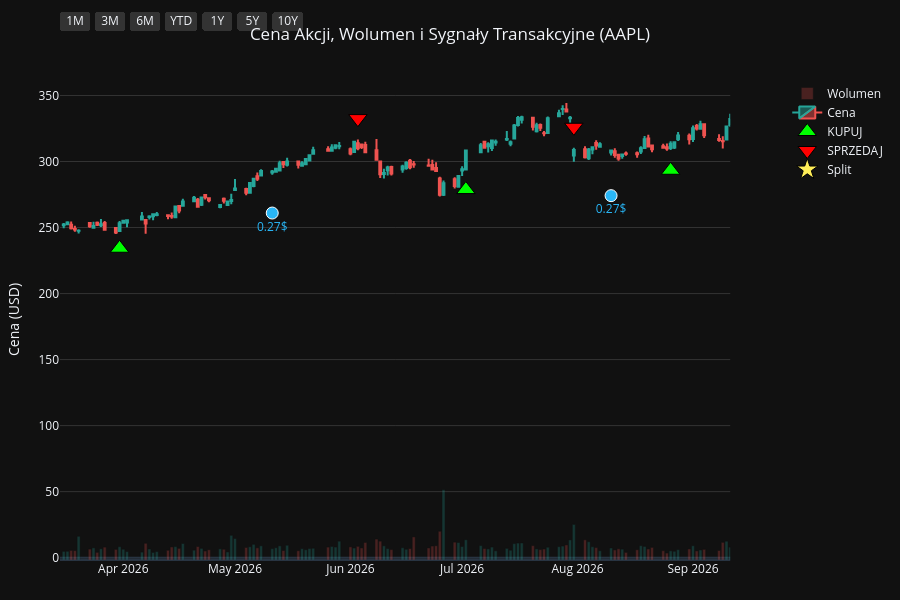
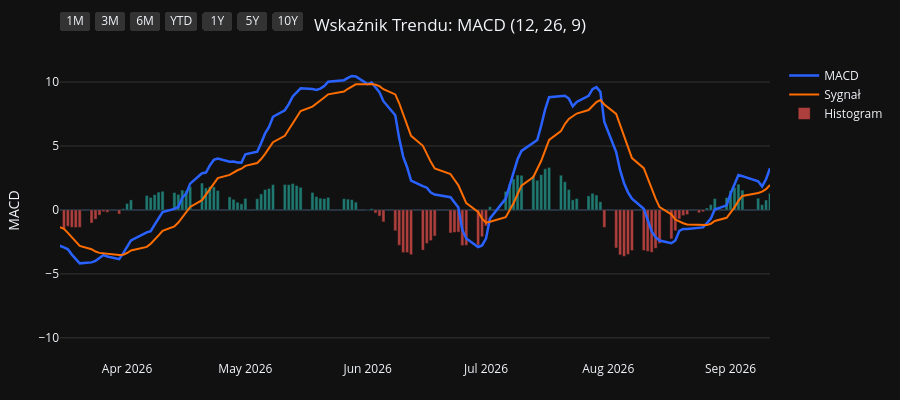
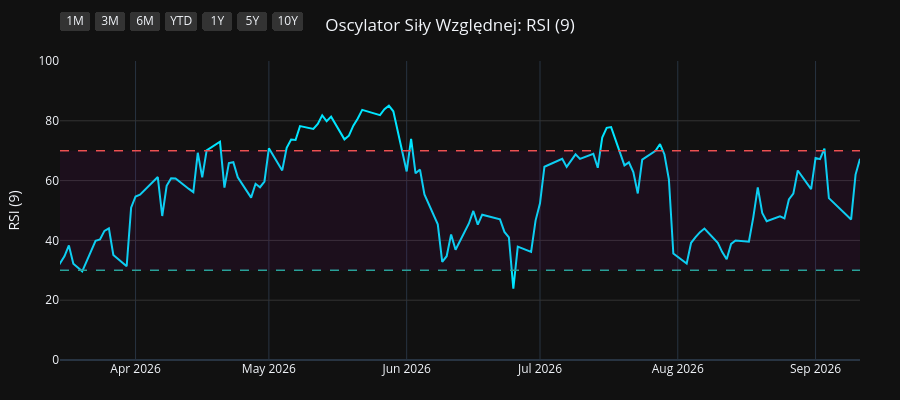
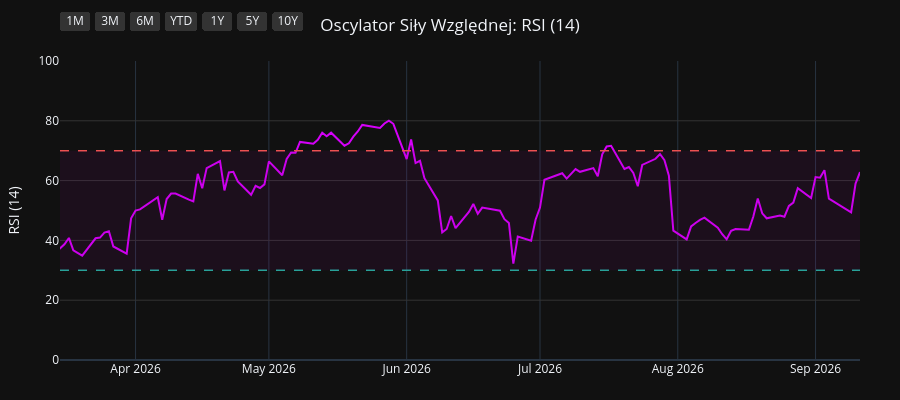

Notebook code cell kept with these figures, in order:
### Code cell
import os
import yfinance as yf
import pandas as pd
import pandas_ta as ta
import plotly.graph_objects as go
from plotly.subplots import make_subplots

# 1. Pobranie i przygotowanie danych
symbol = os.environ.get("STOCK_TICKER", "").strip().upper()
if not symbol:
    raise RuntimeError("Set STOCK_TICKER before running price_extractor.ipynb")
df = yf.Ticker(symbol).history(period="10y")
df.index = df.index.tz_localize(None)

# Wskaźniki i sygnały
df.ta.macd(fast=12, slow=26, signal=9, append=True)
df.ta.rsi(length=9, append=True)
df.ta.rsi(length=14, append=True)
df.ta.rsi(length=21, append=True)
df.dropna(inplace=True)

macd = df['MACD_12_26_9']
signal = df['MACDs_12_26_9']
wczorajszy_macd = macd.shift(1)
wczorajszy_signal = signal.shift(1)

df['Decyzja'] = 'BRAK'
df.loc[(macd > signal) & (wczorajszy_macd <= wczorajszy_signal), 'Decyzja'] = 'KUPUJ'
df.loc[(macd < signal) & (wczorajszy_macd >= wczorajszy_signal), 'Decyzja'] = 'SPRZEDAJ'

df_kupuj = df[df['Decyzja'] == 'KUPUJ']
df_sprzedaj = df[df['Decyzja'] == 'SPRZEDAJ']
df_dywidendy = df[df['Dividends'] > 0]
df_splity = df[df['Stock Splits'] > 0]

# Wspólna konfiguracja osi X
konfiguracja_osi_x = dict(
    type="date",
    showspikes=True, spikemode="across", spikesnap="cursor", spikedash="dot", spikecolor="#ffffff", spikethickness=1, hoverformat="%Y-%m-%d",
    rangeselector=dict(
        buttons=list([
            dict(count=1, label="1M", step="month", stepmode="backward"),
            dict(count=3, label="3M", step="month", stepmode="backward"),
            dict(count=6, label="6M", step="month", stepmode="backward"),
            dict(count=1, label="YTD", step="year", stepmode="todate"),
            dict(count=1, label="1Y", step="year", stepmode="backward"),
            dict(count=5, label="5Y", step="year", stepmode="backward"),
            dict(step="all", label="10Y")
        ]),
        bgcolor="#333333", activecolor="#2962ff", x=0, y=1.1
    )
)

# ==========================================
# WYKRES 1: CENA + WOLUMEN + SYGNAŁY
# ==========================================
fig1 = make_subplots(specs=[[{"secondary_y": True}]])

kolory_wolumenu = ['#26a69a' if row['Close'] >= row['Open'] else '#ef5350' for index, row in df.iterrows()]
fig1.add_trace(go.Bar(x=df.index, y=df['Volume'], marker_color=kolory_wolumenu, opacity=0.25, name='Wolumen'), secondary_y=True)
fig1.add_trace(go.Candlestick(x=df.index, open=df['Open'], high=df['High'], low=df['Low'], close=df['Close'], name='Cena', increasing_line_color='#26a69a', decreasing_line_color='#ef5350'), secondary_y=False)
fig1.add_trace(go.Scatter(x=df_kupuj.index, y=df_kupuj['Low'] * 0.95, customdata=df_kupuj[['Low', 'High']], mode='markers', marker=dict(symbol='triangle-up', size=16, color='#00ff00', line=dict(width=1, color='black')), name='KUPUJ', hovertemplate='KUPUJ<br>Najniższa: %{customdata[0]:.2f}<br>Najwyższa: %{customdata[1]:.2f}<extra></extra>'), secondary_y=False)
fig1.add_trace(go.Scatter(x=df_sprzedaj.index, y=df_sprzedaj['High'] * 1.05, customdata=df_sprzedaj[['Low', 'High']], mode='markers', marker=dict(symbol='triangle-down', size=16, color='#ff0000', line=dict(width=1, color='black')), name='SPRZEDAJ', hovertemplate='SPRZEDAJ<br>Najniższa: %{customdata[0]:.2f}<br>Najwyższa: %{customdata[1]:.2f}<extra></extra>'), secondary_y=False)

if not df_dywidendy.empty:
    fig1.add_trace(go.Scatter(x=df_dywidendy.index, y=df_dywidendy['Low'] * 0.90, mode='markers+text', marker=dict(symbol='circle', size=12, color='#29b6f6', line=dict(width=1, color='white')), text=df_dywidendy['Dividends'].apply(lambda x: f"{x}$"), textposition="bottom center", name='Dywidenda', showlegend=False, hovertemplate='Dywidenda: %{text}<extra></extra>', textfont=dict(color="#29b6f6")), secondary_y=False)
if not df_splity.empty:
                    fig1.add_trace(go.Scatter(x=df_splity.index, y=df_splity['High'], mode='markers+text', marker=dict(symbol='star', size=16, color='#ffee58', line=dict(width=1, color='black')), text=df_splity['Stock Splits'].apply(lambda x: f"{x:g}:1" if x >= 1 else f"1:{1 / x:g}"), textposition="top center", name='Split', hovertemplate='%{text}<extra></extra>', textfont=dict(color="#ffee58")), secondary_y=False)

fig1.update_layout(title=dict(text=f"Cena Akcji, Wolumen i Sygnały Transakcyjne ({symbol})", x=0.5, xanchor='center'), dragmode='pan', xaxis_rangeslider_visible=False, template='plotly_dark', height=600, hovermode='x unified', margin=dict(l=60, r=40, t=60, b=40))
fig1.update_xaxes(**konfiguracja_osi_x)
fig1.update_xaxes(range=[df.index.max() - pd.Timedelta(days=180), df.index.max()])
fig1.update_yaxes(title_text="Cena (USD)", secondary_y=False, gridcolor='#333333')
fig1.update_yaxes(range=[0, df['Volume'].max() * 4], showgrid=False, showticklabels=False, secondary_y=True)
fig1.show(config={'scrollZoom': True})

# ==========================================
# WYKRES 2: WSKAŹNIK MACD
# ==========================================
fig2 = go.Figure()
fig2.add_trace(go.Scatter(x=df.index, y=df['MACD_12_26_9'], line=dict(color='#2962ff', width=2.5), name='MACD'))
fig2.add_trace(go.Scatter(x=df.index, y=df['MACDs_12_26_9'], line=dict(color='#ff6d00', width=2), name='Sygnał'))
kolory_macd = ['#26a69a' if val >= 0 else '#ef5350' for val in df['MACDh_12_26_9']]
fig2.add_trace(go.Bar(x=df.index, y=df['MACDh_12_26_9'], marker_color=kolory_macd, name='Histogram', opacity=0.7))
fig2.update_layout(title=dict(text="Wskaźnik Trendu: MACD (12, 26, 9)", x=0.5, xanchor='center'), dragmode='pan', xaxis_rangeslider_visible=False, template='plotly_dark', height=400, hovermode='x unified', margin=dict(l=60, r=40, t=60, b=40))
fig2.update_xaxes(**konfiguracja_osi_x)
fig2.update_xaxes(range=[df.index.max() - pd.Timedelta(days=180), df.index.max()])
fig2.update_yaxes(title_text="MACD", gridcolor='#333333')
fig2.show(config={'scrollZoom': True})

# ==========================================
# WYKRES 3: OSCYLATOR RSI (9)
# ==========================================
fig3 = go.Figure()
fig3.add_trace(go.Scatter(x=df.index, y=df['RSI_9'], line=dict(color='#00e5ff', width=2), name='RSI (9)'))
fig3.add_hline(y=70, line_dash="dash", line_color="#ef5350", line_width=1.5)
fig3.add_hline(y=30, line_dash="dash", line_color="#26a69a", line_width=1.5)
fig3.add_hrect(y0=30, y1=70, line_width=0, fillcolor="purple", opacity=0.1)
fig3.update_layout(title=dict(text="Oscylator Siły Względnej: RSI (9)", x=0.5, xanchor='center'), dragmode='pan', xaxis_rangeslider_visible=False, template='plotly_dark', height=400, hovermode='x unified', margin=dict(l=60, r=40, t=60, b=40))
fig3.update_xaxes(**konfiguracja_osi_x)
fig3.update_xaxes(range=[df.index.max() - pd.Timedelta(days=180), df.index.max()])
fig3.update_yaxes(title_text="RSI (9)", range=[0, 100], gridcolor='#333333')
fig3.show(config={'scrollZoom': True})

# ==========================================
# WYKRES 4: OSCYLATOR RSI (14)
# ==========================================
fig4 = go.Figure()
fig4.add_trace(go.Scatter(x=df.index, y=df['RSI_14'], line=dict(color='#d500f9', width=2), name='RSI (14)'))
fig4.add_hline(y=70, line_dash="dash", line_color="#ef5350", line_width=1.5)
fig4.add_hline(y=30, line_dash="dash", line_color="#26a69a", line_width=1.5)
fig4.add_hrect(y0=30, y1=70, line_width=0, fillcolor="purple", opacity=0.1)
fig4.update_layout(title=dict(text="Oscylator Siły Względnej: RSI (14)", x=0.5, xanchor='center'), dragmode='pan', xaxis_rangeslider_visible=False, template='plotly_dark', height=400, hovermode='x unified', margin=dict(l=60, r=40, t=60, b=40))
fig4.update_xaxes(**konfiguracja_osi_x)
fig4.update_xaxes(range=[df.index.max() - pd.Timedelta(days=180), df.index.max()])
fig4.update_yaxes(title_text="RSI (14)", range=[0, 100], gridcolor='#333333')
fig4.show(config={'scrollZoom': True})

# ==========================================
# WYKRES 5: OSCYLATOR RSI (21)
# ==========================================
fig5 = go.Figure()
fig5.add_trace(go.Scatter(x=df.index, y=df['RSI_21'], line=dict(color='#64dd17', width=2), name='RSI (21)'))
fig5.add_hline(y=70, line_dash="dash", line_color="#ef5350", line_width=1.5)
fig5.add_hline(y=30, line_dash="dash", line_color="#26a69a", line_width=1.5)
fig5.add_hrect(y0=30, y1=70, line_width=0, fillcolor="purple", opacity=0.1)
fig5.update_layout(title=dict(text="Oscylator Siły Względnej: RSI (21)", x=0.5, xanchor='center'), dragmode='pan', xaxis_rangeslider_visible=False, template='plotly_dark', height=400, hovermode='x unified', margin=dict(l=60, r=40, t=60, b=40))
fig5.update_xaxes(**konfiguracja_osi_x)
fig5.update_xaxes(range=[df.index.max() - pd.Timedelta(days=180), df.index.max()])
fig5.update_yaxes(title_text="RSI (21)", range=[0, 100], gridcolor='#333333')
fig5.show(config={'scrollZoom': True})

### Figure 1 — Plotly figure (JSON) as saved in the notebook; plotly's stock layout.template omitted (floating-point values rounded to 4 significant figures; data arrays with more than 128 entries replaced by an {"elided": "..."} marker saying what was removed)
{"data": [{"marker": {"color": {"elided": "2481 str values"}}, "name": "Wolumen", "opacity": 0.25, "type": "bar", "x": {"elided": "2481 str values"}, "xaxis": "x", "y": {"elided": "2481 int values"}, "yaxis": "y2"}, {"close": {"elided": "2481 float values"}, "decreasing": {"line": {"color": "#ef5350"}}, "high": {"elided": "2481 float values"}, "increasing": {"line": {"color": "#26a69a"}}, "low": {"elided": "2481 float values"}, "name": "Cena", "open": {"elided": "2481 float values"}, "type": "candlestick", "x": {"elided": "2481 str values"}, "xaxis": "x", "yaxis": "y"}, {"customdata": {"elided": "89x2 float values"}, "hovertemplate": "KUPUJ<br>Najniższa: %{customdata[0]:.2f}<br>Najwyższa: %{customdata[1]:.2f}<extra></extra>", "marker": {"color": "#00ff00", "line": {"color": "black", "width": 1}, "size": 16, "symbol": "triangle-up"}, "mode": "markers", "name": "KUPUJ", "type": "scatter", "x": ["2016-11-21T00:00:00", "2017-01-09T00:00:00", "2017-01-25T00:00:00", "2017-05-01T00:00:00", "2017-07-10T00:00:00", "2017-08-29T00:00:00", "2017-10-06T00:00:00", "2017-12-18T00:00:00", "2018-01-08T00:00:00", "2018-02-14T00:00:00", "2018-04-10T00:00:00", "2018-05-02T00:00:00", "2018-06-06T00:00:00", "2018-07-09T00:00:00", "2018-08-01T00:00:00", "2018-10-02T00:00:00", "2018-12-03T00:00:00", "2018-12-12T00:00:00", "2018-12-28T00:00:00", "2019-03-12T00:00:00", "2019-04-02T00:00:00", "2019-04-18T00:00:00", "2019-06-06T00:00:00", "2019-07-23T00:00:00", "2019-08-19T00:00:00", "2019-09-05T00:00:00", "2019-10-07T00:00:00", "2019-12-16T00:00:00", "2020-03-27T00:00:00", "2020-06-08T00:00:00", "2020-07-08T00:00:00", "2020-07-20T00:00:00", "2020-07-31T00:00:00", "2020-10-01T00:00:00", "2020-11-06T00:00:00", "2020-12-01T00:00:00", "2021-01-22T00:00:00", "2021-03-15T00:00:00", "2021-06-07T00:00:00", "2021-08-17T00:00:00", "2021-08-31T00:00:00", "2021-10-14T00:00:00", "2021-11-17T00:00:00", "2022-02-01T00:00:00", "2022-03-18T00:00:00", "2022-05-27T00:00:00", "2022-06-23T00:00:00", "2022-10-17T00:00:00", "2022-11-11T00:00:00", "2023-01-09T00:00:00", "2023-03-16T00:00:00", "2023-04-19T00:00:00", "2023-05-01T00:00:00", "2023-05-05T00:00:00", "2023-05-18T00:00:00", "2023-05-31T00:00:00", "2023-06-27T00:00:00", "2023-08-25T00:00:00", "2023-10-04T00:00:00", "2023-11-02T00:00:00", "2023-12-08T00:00:00", "2023-12-13T00:00:00", "2024-01-19T00:00:00", "2024-03-18T00:00:00", "2024-04-25T00:00:00", "2024-06-05T00:00:00", "2024-06-07T00:00:00", "2024-06-11T00:00:00", "2024-07-02T00:00:00", "2024-08-14T00:00:00", "2024-09-20T00:00:00", "2024-10-10T00:00:00", "2024-11-19T00:00:00", "2025-01-29T00:00:00", "2025-03-25T00:00:00", "2025-04-15T00:00:00", "2025-05-12T00:00:00", "2025-06-06T00:00:00", "2025-06-23T00:00:00", "2025-08-07T00:00:00", "2025-09-03T00:00:00", "2025-09-19T00:00:00", "2025-10-23T00:00:00", "2025-11-28T00:00:00", "2026-01-28T00:00:00", "2026-02-24T00:00:00", "2026-03-31T00:00:00", "2026-07-02T00:00:00", "2026-08-26T00:00:00"], "xaxis": "x", "y": [24.02, 25.75, 26.27, 31.79, 31.57, 35.37, 34.17, 38.8, 38.59, 36.29, 38.21, 38.72, 42.92, 42.34, 44.13, 50.86, 40.81, 38.06, 34.81, 40.57, 43.21, 45.81, 41.36, 47.06, 47.87, 48.21, 51.47, 63.32, 56.61, 75.2, 86.47, 88.28, 92.66, 106.6, 107.1, 110.7, 124.5, 111.2, 115.5, 138.1, 140.2, 131.1, 140.1, 159.9, 148.4, 135.2, 126.2, 130.7, 134.7, 121.2, 141.7, 154.7, 157.6, 159.6, 161.5, 165.5, 173.8, 164.8, 160.3, 164.5, 181.8, 182.9, 177.2, 163.1, 158.0, 183.4, 182.7, 182.2, 202.4, 207.0, 214.4, 214.0, 213.8, 220.7, 207.8, 188.6, 195.5, 191.0, 188.1, 204.8, 221.8, 227.4, 244.2, 261.5, 241.1, 253.9, 234.3, 278.8, 293.4], "yaxis": "y"}, {"customdata": {"elided": "88x2 float values"}, "hovertemplate": "SPRZEDAJ<br>Najniższa: %{customdata[0]:.2f}<br>Najwyższa: %{customdata[1]:.2f}<extra></extra>", "marker": {"color": "#ff0000", "line": {"color": "black", "width": 1}, "size": 16, "symbol": "triangle-down"}, "mode": "markers", "name": "SPRZEDAJ", "type": "scatter", "x": ["2017-01-03T00:00:00", "2017-01-24T00:00:00", "2017-02-27T00:00:00", "2017-05-22T00:00:00", "2017-08-21T00:00:00", "2017-09-06T00:00:00", "2017-11-16T00:00:00", "2017-12-26T00:00:00", "2018-01-24T00:00:00", "2018-03-19T00:00:00", "2018-04-20T00:00:00", "2018-05-25T00:00:00", "2018-06-08T00:00:00", "2018-07-30T00:00:00", "2018-09-07T00:00:00", "2018-10-08T00:00:00", "2018-12-10T00:00:00", "2018-12-20T00:00:00", "2019-03-06T00:00:00", "2019-03-28T00:00:00", "2019-04-15T00:00:00", "2019-04-26T00:00:00", "2019-07-17T00:00:00", "2019-08-02T00:00:00", "2019-08-27T00:00:00", "2019-09-24T00:00:00", "2019-11-20T00:00:00", "2020-01-24T00:00:00", "2020-05-27T00:00:00", "2020-06-29T00:00:00", "2020-07-17T00:00:00", "2020-07-21T00:00:00", "2020-09-03T00:00:00", "2020-10-21T00:00:00", "2020-11-23T00:00:00", "2021-01-05T00:00:00", "2021-02-01T00:00:00", "2021-04-29T00:00:00", "2021-07-21T00:00:00", "2021-08-18T00:00:00", "2021-09-10T00:00:00", "2021-11-10T00:00:00", "2021-12-17T00:00:00", "2022-02-17T00:00:00", "2022-04-08T00:00:00", "2022-06-13T00:00:00", "2022-08-22T00:00:00", "2022-11-04T00:00:00", "2022-11-29T00:00:00", "2023-02-21T00:00:00", "2023-04-11T00:00:00", "2023-04-20T00:00:00", "2023-05-02T00:00:00", "2023-05-16T00:00:00", "2023-05-22T00:00:00", "2023-06-26T00:00:00", "2023-07-10T00:00:00", "2023-09-11T00:00:00", "2023-10-20T00:00:00", "2023-11-30T00:00:00", "2023-12-11T00:00:00", "2023-12-19T00:00:00", "2024-01-31T00:00:00", "2024-04-19T00:00:00", "2024-05-29T00:00:00", "2024-06-06T00:00:00", "2024-06-10T00:00:00", "2024-06-25T00:00:00", "2024-07-18T00:00:00", "2024-09-04T00:00:00", "2024-10-07T00:00:00", "2024-10-25T00:00:00", "2024-12-30T00:00:00", "2025-03-03T00:00:00", "2025-04-03T00:00:00", "2025-05-08T00:00:00", "2025-05-22T00:00:00", "2025-06-11T00:00:00", "2025-07-29T00:00:00", "2025-08-25T00:00:00", "2025-09-10T00:00:00", "2025-10-07T00:00:00", "2025-11-07T00:00:00", "2025-12-08T00:00:00", "2026-02-13T00:00:00", "2026-03-02T00:00:00", "2026-06-03T00:00:00", "2026-07-31T00:00:00"], "xaxis": "x", "y": [28.08, 28.99, 33.32, 37.62, 38.58, 39.83, 42.15, 42.05, 43.48, 43.7, 42.16, 46.88, 47.46, 47.51, 55.9, 55.76, 42.34, 40.35, 43.87, 47.39, 49.96, 51.25, 51.47, 51.8, 52.53, 56.05, 67.23, 81.69, 80.93, 91.97, 98.68, 100.8, 131.1, 120.8, 119.9, 134.3, 138.0, 139.9, 149.4, 154.4, 159.2, 154.0, 177.9, 176.5, 176.4, 139.0, 174.9, 147.2, 149.4, 156.3, 167.7, 173.4, 176.0, 179.1, 180.8, 194.6, 196.6, 186.8, 181.7, 197.4, 200.7, 204.3, 194.1, 172.8, 200.0, 204.4, 205.2, 219.9, 239.7, 230.9, 235.0, 242.8, 264.3, 254.7, 216.5, 208.8, 211.9, 213.7, 224.5, 239.9, 243.1, 269.3, 284.9, 292.9, 274.9, 279.4, 332.5, 325.9], "yaxis": "y"}, {"hovertemplate": "Dywidenda: %{text}<extra></extra>", "marker": {"color": "#29b6f6", "line": {"color": "white", "width": 1}, "size": 12, "symbol": "circle"}, "mode": "markers+text", "name": "Dywidenda", "showlegend": false, "text": ["0.1425$", "0.1425$", "0.1575$", "0.1575$", "0.1575$", "0.1575$", "0.1825$", "0.1825$", "0.1825$", "0.1825$", "0.1925$", "0.1925$", "0.1925$", "0.1925$", "0.205$", "0.205$", "0.205$", "0.205$", "0.22$", "0.22$", "0.22$", "0.22$", "0.23$", "0.23$", "0.23$", "0.23$", "0.24$", "0.24$", "0.24$", "0.24$", "0.25$", "0.25$", "0.25$", "0.25$", "0.26$", "0.26$", "0.26$", "0.26$", "0.27$", "0.27$"], "textfont": {"color": "#29b6f6"}, "textposition": "bottom center", "type": "scatter", "x": ["2016-11-03T00:00:00", "2017-02-09T00:00:00", "2017-05-11T00:00:00", "2017-08-10T00:00:00", "2017-11-10T00:00:00", "2018-02-09T00:00:00", "2018-05-11T00:00:00", "2018-08-10T00:00:00", "2018-11-08T00:00:00", "2019-02-08T00:00:00", "2019-05-10T00:00:00", "2019-08-09T00:00:00", "2019-11-07T00:00:00", "2020-02-07T00:00:00", "2020-05-08T00:00:00", "2020-08-07T00:00:00", "2020-11-06T00:00:00", "2021-02-05T00:00:00", "2021-05-07T00:00:00", "2021-08-06T00:00:00", "2021-11-05T00:00:00", "2022-02-04T00:00:00", "2022-05-06T00:00:00", "2022-08-05T00:00:00", "2022-11-04T00:00:00", "2023-02-10T00:00:00", "2023-05-12T00:00:00", "2023-08-11T00:00:00", "2023-11-10T00:00:00", "2024-02-09T00:00:00", "2024-05-10T00:00:00", "2024-08-12T00:00:00", "2024-11-08T00:00:00", "2025-02-10T00:00:00", "2025-05-12T00:00:00", "2025-08-11T00:00:00", "2025-11-10T00:00:00", "2026-02-09T00:00:00", "2026-05-11T00:00:00", "2026-08-10T00:00:00"], "xaxis": "x", "y": [22.66, 27.24, 31.78, 32.39, 36.63, 31.71, 39.72, 43.94, 44.11, 36.09, 41.46, 43.03, 55.9, 69.03, 66.23, 96.2, 101.5, 118.9, 113.5, 127.8, 131.9, 150.2, 135.9, 143.9, 118.8, 132.1, 151.6, 156.8, 163.2, 167.4, 162.4, 192.4, 202.3, 203.2, 185.2, 201.5, 240.1, 244.1, 261.0, 274.1], "yaxis": "y"}, {"hovertemplate": "%{text}<extra></extra>", "marker": {"color": "#ffee58", "line": {"color": "black", "width": 1}, "size": 16, "symbol": "star"}, "mode": "markers+text", "name": "Split", "text": ["4:1"], "textfont": {"color": "#ffee58"}, "textposition": "top center", "type": "scatter", "x": ["2020-08-31T00:00:00"], "xaxis": "x", "y": [127.0], "yaxis": "y"}], "layout": {"dragmode": "pan", "height": 600, "hovermode": "x unified", "margin": {"b": 40, "l": 60, "r": 40, "t": 60}, "title": {"text": "Cena Akcji, Wolumen i Sygnały Transakcyjne (AAPL)", "x": 0.5, "xanchor": "center"}, "xaxis": {"anchor": "y", "domain": [0.0, 0.94], "hoverformat": "%Y-%m-%d", "range": ["2026-03-15T00:00:00", "2026-09-11T00:00:00"], "rangeselector": {"activecolor": "#2962ff", "bgcolor": "#333333", "buttons": [{"count": 1, "label": "1M", "step": "month", "stepmode": "backward"}, {"count": 3, "label": "3M", "step": "month", "stepmode": "backward"}, {"count": 6, "label": "6M", "step": "month", "stepmode": "backward"}, {"count": 1, "label": "YTD", "step": "year", "stepmode": "todate"}, {"count": 1, "label": "1Y", "step": "year", "stepmode": "backward"}, {"count": 5, "label": "5Y", "step": "year", "stepmode": "backward"}, {"label": "10Y", "step": "all"}], "x": 0, "y": 1.1}, "rangeslider": {"visible": false}, "showspikes": true, "spikecolor": "#ffffff", "spikedash": "dot", "spikemode": "across", "spikesnap": "cursor", "spikethickness": 1, "type": "date"}, "yaxis": {"anchor": "x", "domain": [0.0, 1.0], "gridcolor": "#333333", "title": {"text": "Cena (USD)"}}, "yaxis2": {"anchor": "x", "overlaying": "y", "range": [0, 1791760000], "showgrid": false, "showticklabels": false, "side": "right"}}}

### Figure 2 — Plotly figure (JSON) as saved in the notebook; plotly's stock layout.template omitted (floating-point values rounded to 4 significant figures; data arrays with more than 128 entries replaced by an {"elided": "..."} marker saying what was removed)
{"data": [{"line": {"color": "#2962ff", "width": 2.5}, "name": "MACD", "type": "scatter", "x": {"elided": "2481 str values"}, "y": {"elided": "2481 float values"}}, {"line": {"color": "#ff6d00", "width": 2}, "name": "Sygnał", "type": "scatter", "x": {"elided": "2481 str values"}, "y": {"elided": "2481 float values"}}, {"marker": {"color": {"elided": "2481 str values"}}, "name": "Histogram", "opacity": 0.7, "type": "bar", "x": {"elided": "2481 str values"}, "y": {"elided": "2481 float values"}}], "layout": {"dragmode": "pan", "height": 400, "hovermode": "x unified", "margin": {"b": 40, "l": 60, "r": 40, "t": 60}, "title": {"text": "Wskaźnik Trendu: MACD (12, 26, 9)", "x": 0.5, "xanchor": "center"}, "xaxis": {"hoverformat": "%Y-%m-%d", "range": ["2026-03-15T00:00:00", "2026-09-11T00:00:00"], "rangeselector": {"activecolor": "#2962ff", "bgcolor": "#333333", "buttons": [{"count": 1, "label": "1M", "step": "month", "stepmode": "backward"}, {"count": 3, "label": "3M", "step": "month", "stepmode": "backward"}, {"count": 6, "label": "6M", "step": "month", "stepmode": "backward"}, {"count": 1, "label": "YTD", "step": "year", "stepmode": "todate"}, {"count": 1, "label": "1Y", "step": "year", "stepmode": "backward"}, {"count": 5, "label": "5Y", "step": "year", "stepmode": "backward"}, {"label": "10Y", "step": "all"}], "x": 0, "y": 1.1}, "rangeslider": {"visible": false}, "showspikes": true, "spikecolor": "#ffffff", "spikedash": "dot", "spikemode": "across", "spikesnap": "cursor", "spikethickness": 1, "type": "date"}, "yaxis": {"gridcolor": "#333333", "title": {"text": "MACD"}}}}

### Figure 3 — Plotly figure (JSON) as saved in the notebook; plotly's stock layout.template omitted (floating-point values rounded to 4 significant figures; data arrays with more than 128 entries replaced by an {"elided": "..."} marker saying what was removed)
{"data": [{"line": {"color": "#00e5ff", "width": 2}, "name": "RSI (9)", "type": "scatter", "x": {"elided": "2481 str values"}, "y": {"elided": "2481 float values"}}], "layout": {"dragmode": "pan", "height": 400, "hovermode": "x unified", "margin": {"b": 40, "l": 60, "r": 40, "t": 60}, "shapes": [{"line": {"color": "#ef5350", "dash": "dash", "width": 1.5}, "type": "line", "x0": 0, "x1": 1, "xref": "x domain", "y0": 70, "y1": 70, "yref": "y"}, {"line": {"color": "#26a69a", "dash": "dash", "width": 1.5}, "type": "line", "x0": 0, "x1": 1, "xref": "x domain", "y0": 30, "y1": 30, "yref": "y"}, {"fillcolor": "purple", "line": {"width": 0}, "opacity": 0.1, "type": "rect", "x0": 0, "x1": 1, "xref": "x domain", "y0": 30, "y1": 70, "yref": "y"}], "title": {"text": "Oscylator Siły Względnej: RSI (9)", "x": 0.5, "xanchor": "center"}, "xaxis": {"hoverformat": "%Y-%m-%d", "range": ["2026-03-15T00:00:00", "2026-09-11T00:00:00"], "rangeselector": {"activecolor": "#2962ff", "bgcolor": "#333333", "buttons": [{"count": 1, "label": "1M", "step": "month", "stepmode": "backward"}, {"count": 3, "label": "3M", "step": "month", "stepmode": "backward"}, {"count": 6, "label": "6M", "step": "month", "stepmode": "backward"}, {"count": 1, "label": "YTD", "step": "year", "stepmode": "todate"}, {"count": 1, "label": "1Y", "step": "year", "stepmode": "backward"}, {"count": 5, "label": "5Y", "step": "year", "stepmode": "backward"}, {"label": "10Y", "step": "all"}], "x": 0, "y": 1.1}, "rangeslider": {"visible": false}, "showspikes": true, "spikecolor": "#ffffff", "spikedash": "dot", "spikemode": "across", "spikesnap": "cursor", "spikethickness": 1, "type": "date"}, "yaxis": {"gridcolor": "#333333", "range": [0, 100], "title": {"text": "RSI (9)"}}}}

### Figure 4 — Plotly figure (JSON) as saved in the notebook; plotly's stock layout.template omitted (floating-point values rounded to 4 significant figures; data arrays with more than 128 entries replaced by an {"elided": "..."} marker saying what was removed)
{"data": [{"line": {"color": "#d500f9", "width": 2}, "name": "RSI (14)", "type": "scatter", "x": {"elided": "2481 str values"}, "y": {"elided": "2481 float values"}}], "layout": {"dragmode": "pan", "height": 400, "hovermode": "x unified", "margin": {"b": 40, "l": 60, "r": 40, "t": 60}, "shapes": [{"line": {"color": "#ef5350", "dash": "dash", "width": 1.5}, "type": "line", "x0": 0, "x1": 1, "xref": "x domain", "y0": 70, "y1": 70, "yref": "y"}, {"line": {"color": "#26a69a", "dash": "dash", "width": 1.5}, "type": "line", "x0": 0, "x1": 1, "xref": "x domain", "y0": 30, "y1": 30, "yref": "y"}, {"fillcolor": "purple", "line": {"width": 0}, "opacity": 0.1, "type": "rect", "x0": 0, "x1": 1, "xref": "x domain", "y0": 30, "y1": 70, "yref": "y"}], "title": {"text": "Oscylator Siły Względnej: RSI (14)", "x": 0.5, "xanchor": "center"}, "xaxis": {"hoverformat": "%Y-%m-%d", "range": ["2026-03-15T00:00:00", "2026-09-11T00:00:00"], "rangeselector": {"activecolor": "#2962ff", "bgcolor": "#333333", "buttons": [{"count": 1, "label": "1M", "step": "month", "stepmode": "backward"}, {"count": 3, "label": "3M", "step": "month", "stepmode": "backward"}, {"count": 6, "label": "6M", "step": "month", "stepmode": "backward"}, {"count": 1, "label": "YTD", "step": "year", "stepmode": "todate"}, {"count": 1, "label": "1Y", "step": "year", "stepmode": "backward"}, {"count": 5, "label": "5Y", "step": "year", "stepmode": "backward"}, {"label": "10Y", "step": "all"}], "x": 0, "y": 1.1}, "rangeslider": {"visible": false}, "showspikes": true, "spikecolor": "#ffffff", "spikedash": "dot", "spikemode": "across", "spikesnap": "cursor", "spikethickness": 1, "type": "date"}, "yaxis": {"gridcolor": "#333333", "range": [0, 100], "title": {"text": "RSI (14)"}}}}
